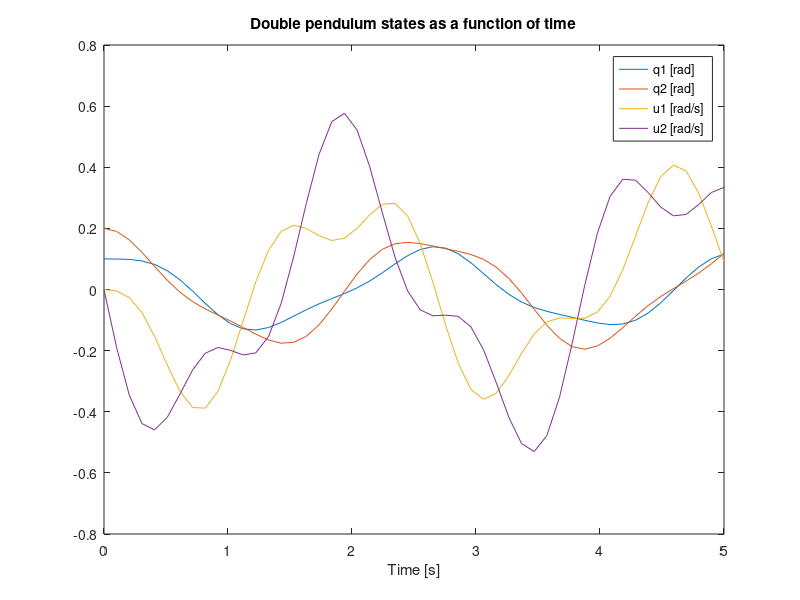

The MATLAB source for this figure:
function double_pendulum()
% function double_pendulum()
% Integrates the equations of motion of the double pendulum and plots the
% results. Edit the values in this function to change the time histories.

% Integrate the equations over from 0 to 5 seconds with 50 steps.
timeSpan = linspace(0.0, 5.0, 50);

% Set initial angles in radians and the initial speeds to zero.
initialConditions = [0.1, 0.2, 0.0, 0.0];

% Define particles' mass, pendulums' length, and the acceleration due to
% gravity.
m = 1.0;
l = 1.0;
g = 9.8;

% Integrate the equations of motion with the specified parameters.
[t, x] = double_pendulum_integrate(timeSpan, initialConditions, m, l, g);

% Plot the results.
fig = figure();
plot(t, x)
title('Double pendulum states as a function of time')
xlabel('Time [s]')
legend('q1 [rad]', 'q2 [rad]', 'u1 [rad/s]', 'u2 [rad/s]')

% Save the figure as a png.
saveas(fig, 'double-pendulum-matlab-plot.png', 'png')

function [t, x] = double_pendulum_integrate(timeSpan, initialConditions, m, l, g)
% function [t, x] = double_pendulum_integrate(timeSpan, initialConditions, m, l, g)
% Returns the states, x, at time, t.
%
% Parameters
% ----------
% timeSpan : vector, (n, 1)
%   A vector of times at which the states are desired. Must be increasing.
% initialConditions : vector, (1, 4)
%   The initial conditions of the states in order [q1, q2, u1, u2]
% m : double
%   The mass of each particle.
% l : double
%   Length of each link.
% g : double
%   Acceleratoin due to gravity.
%
% Returns
% t : vector, (n, 1)
%   The time vector, same as timeSpan.
% x : matrix, (n, 4)
%   The states at each time in `t`. The columns are in the order [q1, q2,
%   u1, u2].

% Create a function handle to an anonymous function which which can pass the
% parameters.
f = @(t, x) state_derivatives(t, x, m, l, g);

% Integrate the equations of motion with default integration settings.
[t, x] = ode45(f, timeSpan, initialConditions);

function xd = state_derivatives(t, x, m, l, g)
%function xd = state_derivatives(t, x, m, l, g)
% Returns the derivatives of the states as a function of the current state
% and time.
%
% Parameters
% ----------
% t : double
%   Current time.
% x : vector, (4, 1)
%   Current state.
% m : double
%   The mass of each particle.
% l : double
%   Length of each link.
% g : double
%   Acceleratoin due to gravity.
%
% Returns
% -------
% xd : matrix, 4 x 1
%   The derivatives of the states in this order [q1, q2, u1, u2].

% Unpack the variables so that you can use the sympy equations as is.
q1 = x(1);
q2 = x(2);
u1 = x(3);
u2 = x(4);

% Initialize a vector for the derivatives.
xd = zeros(4, 1);
% Calculate the derivatives of the states. These equations can be copied
% directly from the sympy output but be sure to print with `mprint` in
% sympy.physics.mechanics to remove the `(t)` and use Matlab's find and
% replace and regular expressions to change the python `**` to the matlab
% `^`.
xd(1) = u1;
xd(2) = u2;
xd(3) = (-g * sin(q1) * sin(q2)^2 + 2 * g * sin(q1) - g * sin(q2) * ...
    cos(q1) * cos(q2) + 2 * l * u1^2 * sin(q1) * cos(q1) * ...
    cos(q2)^2 - l * u1^2 * sin(q1) * cos(q1) - 2 * l * u1^2 * ...
    sin(q2) * cos(q1)^2 * cos(q2) + l * u1^2 * sin(q2) * cos(q2) + ...
    l * u2^2 * sin(q1) * cos(q2) - l * u2^2 * sin(q2) * cos(q1)) / ...
    (l * (sin(q1)^2 * sin(q2)^2 + 2 * sin(q1) * sin(q2) * cos(q1) * ...
    cos(q2) + cos(q1)^2 * cos(q2)^2 - 2));
xd(4) = (-sin(q1) * sin(q2) / 2 - cos(q1) * cos(q2) / 2) * (2 * g * ...
    l * m * sin(q1) - l^2 * m * (-sin(q1) * cos(q2) + sin(q2) * ...
    cos(q1)) * u2^2) / (l^2 * m * (sin(q1) * sin(q2) / 2 + cos(q1) * ...
    cos(q2) / 2) * (sin(q1) * sin(q2) + cos(q1) * cos(q2)) - l^2 * m) + ...
    (g * l * m * sin(q2) - l^2 * m * (sin(q1) * cos(q2) - sin(q2) * ...
    cos(q1)) * u1^2) / (l^2 * m * (sin(q1) * sin(q2) / 2 + cos(q1) * ...
    cos(q2) / 2) * (sin(q1) * sin(q2) + cos(q1) * cos(q2)) - l^2 * m);
